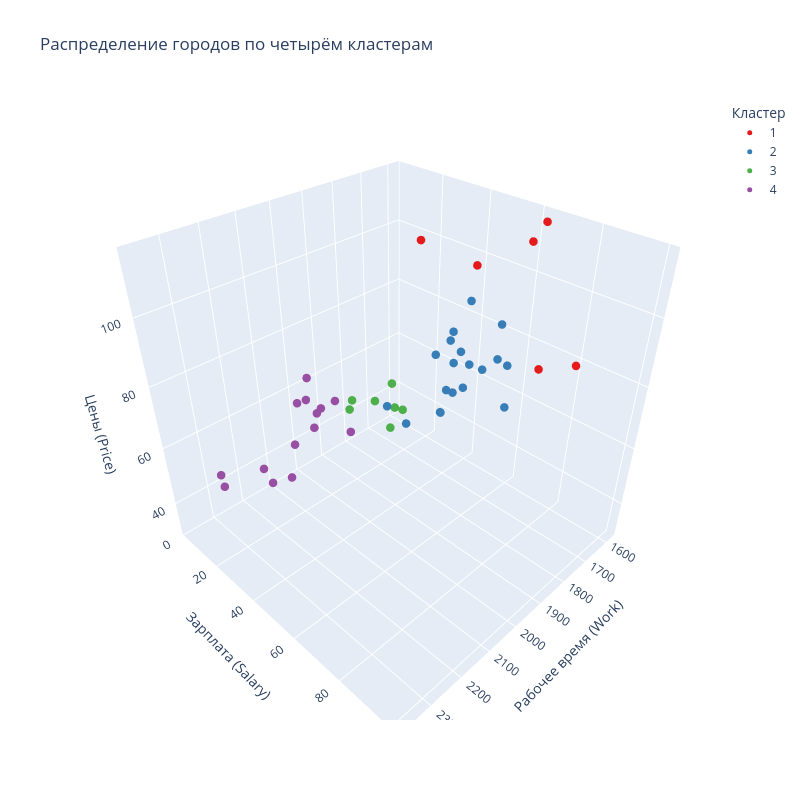

The notebook cell saved with this chart:
### Markdown cell above
Для наглядности и лучшего анализа построим 3D график

### Code cell
df_plot = df_new.reset_index()

# Преобразуем номера кластеров в текст,
# чтобы Plotly отображал их как отдельные категории
df_plot['Cluster'] = df_plot['Cluster'].astype(str)

fig3d = px.scatter_3d(
    df_plot,
    x = 'Work',
    y = 'Salary',
    z = 'Price',
    color = 'Cluster',
    hover_name = 'City',
    title = 'Распределение городов по четырём кластерам',
    color_discrete_sequence = px.colors.qualitative.Set1,
    category_orders={'Cluster': ['1', '2', '3', '4']}
)

fig3d.update_layout(
    width=800,
    height=800,
    scene=dict(
        xaxis_title='Рабочее время (Work)',
        yaxis_title='Зарплата (Salary)',
        zaxis_title='Цены (Price)'
    ),
    legend_title='Кластер'
)

fig3d.update_traces(
    marker=dict(
        size=5
    )
)

fig3d.show()

### Figure 1 — Plotly figure (JSON) as saved in the notebook; plotly's stock layout.template omitted (floating-point values rounded to 4 significant figures)
{"data": [{"hovertemplate": "<b>%{hovertext}</b><br><br>Cluster=1<br>Work=%{x}<br>Salary=%{y}<br>Price=%{z}<extra></extra>", "hovertext": ["Geneva", "Helsinki", "Oslo", "Stockholm", "Tokyo", "Zurich"], "legendgroup": "1", "marker": {"color": "rgb(228,26,28)", "size": 5, "symbol": "circle"}, "mode": "markers", "name": "1", "scene": "scene", "showlegend": true, "type": "scatter3d", "x": [1880.0, 1667.0, 1583.0, 1805.0, 1880.0, 1868.0], "y": [90.3, 66.6, 63.7, 39.2, 68.0, 100.0], "z": [95.9, 113.6, 115.5, 111.3, 115.0, 100.0]}, {"hovertemplate": "<b>%{hovertext}</b><br><br>Cluster=2<br>Work=%{x}<br>Salary=%{y}<br>Price=%{z}<extra></extra>", "hovertext": ["Amsterdam", "Brussels", "Chicago", "Copenhagen", "Dublin", "Dusseldorf", "Frankfurt", "Houston", "London", "Los_Angeles", "Luxembourg", "Madrid", "Milan", "Montreal", "New_York", "Paris", "Sydney", "Toronto", "Vienna"], "legendgroup": "2", "marker": {"color": "rgb(55,126,184)", "size": 5, "symbol": "circle"}, "mode": "markers", "name": "2", "scene": "scene", "showlegend": true, "type": "scatter3d", "x": [1714.0, 1708.0, 1924.0, 1717.0, 1759.0, 1693.0, 1650.0, 1978.0, 1737.0, 2068.0, 1768.0, 1710.0, 1773.0, 1827.0, 1942.0, 1744.0, 1668.0, 1888.0, 1780.0], "y": [49.0, 50.5, 61.9, 62.9, 41.4, 60.2, 60.4, 46.3, 46.2, 65.2, 71.1, 50.0, 53.3, 56.3, 65.8, 45.9, 52.1, 58.2, 51.3], "z": [65.6, 73.8, 73.9, 91.3, 76.0, 78.5, 74.5, 71.9, 84.2, 79.8, 71.1, 93.8, 82.0, 72.7, 83.3, 81.6, 70.8, 70.2, 78.0]}, {"hovertemplate": "<b>%{hovertext}</b><br><br>Cluster=3<br>Work=%{x}<br>Salary=%{y}<br>Price=%{z}<extra></extra>", "hovertext": ["Athens", "Lagos", "Lisbon", "Nicosia", "Rio_de_Janeiro", "San_Paulo", "Seoul"], "legendgroup": "3", "marker": {"color": "rgb(77,175,74)", "size": 5, "symbol": "circle"}, "mode": "markers", "name": "3", "scene": "scene", "showlegend": true, "type": "scatter3d", "x": [1792.0, 1786.0, 1742.0, 1825.0, 1749.0, 1856.0, 1842.0], "y": [30.4, 2.7, 18.8, 28.3, 10.5, 11.1, 32.7], "z": [53.8, 45.2, 56.2, 47.9, 46.3, 48.9, 58.3]}, {"hovertemplate": "<b>%{hovertext}</b><br><br>Cluster=4<br>Work=%{x}<br>Salary=%{y}<br>Price=%{z}<extra></extra>", "hovertext": ["Bogota", "Bombay", "Buenos_Aires", "Caracas", "Hong_Kong", "Johannesburg", "Kuala_Lumpur", "Manila", "Mexico_City", "Nairobi", "Panama", "Singpore", "Taipei", "Tel_Aviv"], "legendgroup": "4", "marker": {"color": "rgb(152,78,163)", "size": 5, "symbol": "circle"}, "mode": "markers", "name": "4", "scene": "scene", "showlegend": true, "type": "scatter3d", "x": [2152.0, 2052.0, 1971.0, 2041.0, 2375.0, 1945.0, 2167.0, 2268.0, 1944.0, 1958.0, 2078.0, 2042.0, 2145.0, 2015.0], "y": [11.5, 5.3, 12.5, 10.9, 27.8, 24.0, 9.9, 4.0, 5.7, 5.8, 13.8, 16.1, 34.5, 27.0], "z": [37.9, 30.3, 56.1, 61.0, 63.8, 51.1, 43.5, 40.0, 49.8, 45.0, 49.2, 64.4, 84.3, 67.3]}], "layout": {"height": 800, "legend": {"title": {"text": "Кластер"}, "tracegroupgap": 0}, "scene": {"aspectmode": "auto", "aspectratio": {"x": 1, "y": 1, "z": 1}, "domain": {"x": [0, 1], "y": [0, 1]}, "xaxis": {"title": {"text": "Рабочее время (Work)"}, "type": "linear"}, "yaxis": {"title": {"text": "Зарплата (Salary)"}, "type": "linear"}, "zaxis": {"title": {"text": "Цены (Price)"}, "type": "linear"}}, "title": {"text": "Распределение городов по четырём кластерам"}, "width": 800}}
